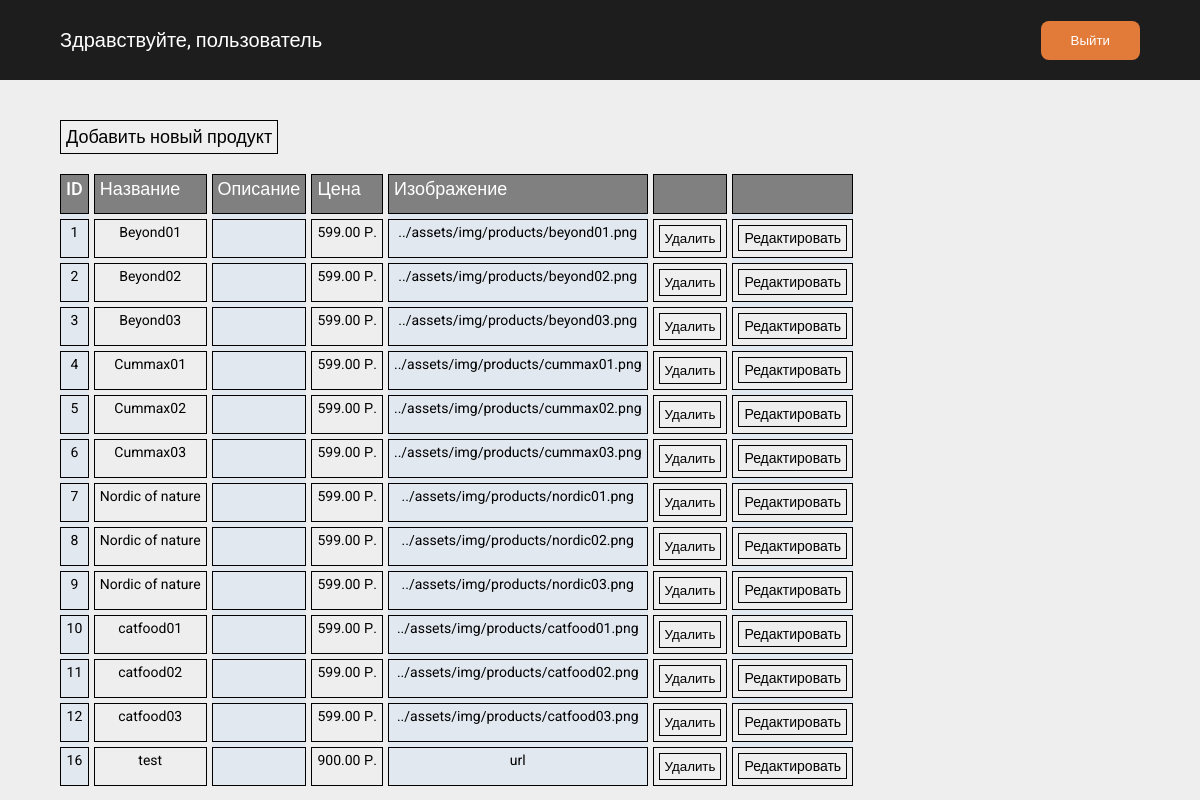
The page /src/pages/admin.php on the database its author committed.
### tables this page shows
CREATE TABLE `products` (
  `id` int NOT NULL,
  `name` varchar(255) NOT NULL,
  `price` int NOT NULL,
  `image` varchar(512) NOT NULL,
  `inCart` tinyint(1) NOT NULL DEFAULT '0'
);

### src/php/getData/getData.php (called while the page is built, shortened)
<?php
include "../php/db/db.php";
$productsQuery = "SELECT * FROM `products`";
$productsResult = $conn->query($productsQuery);

### src/pages/admin.php (the view, shortened to what this page needs)
<?php include "../php/getData/getData.php"  ?>
<!DOCTYPE html>
<html lang="ru">
	<head>
		<link rel="stylesheet" href="admin/admin.css">
		<link rel="stylesheet" href="../assets/styles/null.css">
		<link rel="stylesheet" href="../assets/styles/general.css">
	</head>
	<body>
    <div class="wrapper">
			<header class="header">
				<div class="container">
					<div class="header__body">
						<h1 class="header__title">Здравствуйте, пользователь <?= $_COOKIE['user_login'] ?></h1>
						<form action="../php/auth/exit.php" class="account__exit">
							<button class="orange-btn">Выйти</button>
						</form>
					</div>
				</div>
			</header>
			<main class="main">
				<section class="main__table table">
					<div class="container">
						<div class="table__add">
							<button class="add-product">Добавить новый продукт</button>
						</div>
						<div class="table__body">
							<ul class="table__column">
								<h2 class="table__title">ID</h2>
								<?php $productsData = mysqli_fetch_all($productsResult, MYSQLI_ASSOC);
								foreach ($productsData as $data) { ?>
									<li class="table__item"><?= $data['id'] ?></li>
								<?php } ?>
							</ul>
							<ul class="table__column">
								<h2 class="table__title">Название</h2>
								<?php foreach ($productsData as $data) { ?>
									<li class="table__item"><?= $data['name'] ?></li>
								<?php } ?>
							</ul>
							<ul class="table__column">
								<h2 class="table__title">Описание</h2>
								<?php foreach ($productsData as $data) { ?>
									<li class="table__item"><?= $data['description'] ?></li>
								<?php } ?>
							</ul>
							<ul class="table__column">
								<h2 class="table__title">Цена</h2>
								<?php foreach ($productsData as $data) { ?>
									<li class="table__item"><?= $data['price'] ?>.00 Р.</li>
								<?php } ?>
							</ul>
							<ul class="table__column">
								<h2 class="table__title">Изображение</h2>
								<?php foreach ($productsData as $data) { ?>
									<li class="table__item"><?= $data['image'] ?></li>
								<?php } ?>
							</ul>
							<ul class="table__column">
								<h2 class="table__title"></h2>
								<?php foreach ($productsData as $data) { ?>
									<div class="table__item item-delete">
										<form action="../php/product/delete.php" method="post">
											<button class="table__delete">Удалить</button>
										</form>
									</div>
								<?php } ?>
							</ul>
							<ul class="table__column">
								<h2 class="table__title"></h2>
								<?php foreach ($productsData as $data) { ?>
									<div class="table__item item-edit">
										<form action="../php/product/edit.php" method="post">
											<p class="table__edit edit-product">Редактировать</p>
										</form>
									</div>
								<?php } ?>
							</ul>
						</div>
					</div>
				</section>
			</main>
    </div>
	</body>
</html>

### src/pages/admin/admin.css (style rules this page uses)
.header { background-color: #1d1d1d; }
.header__body { display: flex; align-items: center; justify-content: space-between; min-height: 80px; color: #fff; }
.header__title { font-size: 20px; }
.table { margin: 40px 0 0 0; }
.table__add button { font-size: 18px; margin: 0 0 20px 0; transition: background-color 0.3s; }
.table__body { display: flex; gap: 5px; overflow-x: auto; }
.table__column { display: flex; flex-direction: column; gap: 5px; }
.table__column:nth-child(odd) { background-color: #e2e8f0; }
.table__title { min-height: 40px; font-size: 18px; font-weight: 500; background-color: gray; color: #fff; }
.table__item { overflow: auto; display: flex; justify-content: center; align-items: start; height: 100%; width: 100%; max-width: 350px; }
.item-delete, .item-edit { background-color: #eee; }
.table__delete, .table__edit { transition: background-color 0.3s; height: 100%; width: 100%; }
.table__title, .table__item, .table__delete, .table__edit, .table__add button { border: 1px solid #000; padding: 5px; }

### src/assets/styles/null.css (style rules this page uses)
* { padding: 0; margin: 0; border: 0; }
*, *:before, *:after { -webkit-box-sizing: border-box; -moz-box-sizing: border-box; box-sizing: border-box; }
nav, footer, header, aside { display: block; }
html, body { height: 100%; width: 100%; line-height: 1; font-size: 14px; -ms-text-size-adjust: 100%; -moz-text-size-adjust: 100%; -webkit-text-size-adjust: 100%; font-family: "Roboto", sans-serif; background-color: #eee; }
input, button, textarea { font-family: inherit; }
button { cursor: pointer; }
ul li { list-style: none; }
h1, h2, h3, h4, h5, h6 { font-size: inherit; font-weight: 400; }

### src/assets/styles/general.css (style rules this page uses)
.wrapper { min-height: 100%; overflow: hidden; display: flex; flex-direction: column; }
main { flex: 1 1 100%; }
[class*="container"] { margin: 0 auto; padding: 0 15px; max-width: 1110px; }
.orange-btn, .transparent-btn { padding: 12px 30px; border-radius: 8px; }
.orange-btn { background-color: #e27b3a; color: #fff; }

### rows shown on the page
products: id "1", name "Beyond01", price "599", image "../assets/img/products/beyond01.png"
products: id "2", name "Beyond02", price "599", image "../assets/img/products/beyond02.png"
products: id "3", name "Beyond03", price "599", image "../assets/img/products/beyond03.png"
products: id "4", name "Cummax01", price "599", image "../assets/img/products/cummax01.png"
products: id "5", name "Cummax02", price "599", image "../assets/img/products/cummax02.png"
products: id "6", name "Cummax03", price "599", image "../assets/img/products/cummax03.png"
products: id "7", name "Nordic of nature", price "599", image "../assets/img/products/nordic01.png"
products: id "8", name "Nordic of nature", price "599", image "../assets/img/products/nordic02.png"
products: id "9", name "Nordic of nature", price "599", image "../assets/img/products/nordic03.png"
products: id "10", name "catfood01", price "599", image "../assets/img/products/catfood01.png"
products: id "11", name "catfood02", price "599", image "../assets/img/products/catfood02.png"
products: id "12", name "catfood03", price "599", image "../assets/img/products/catfood03.png"
products: id "16", name "test", price "900", image "url"
